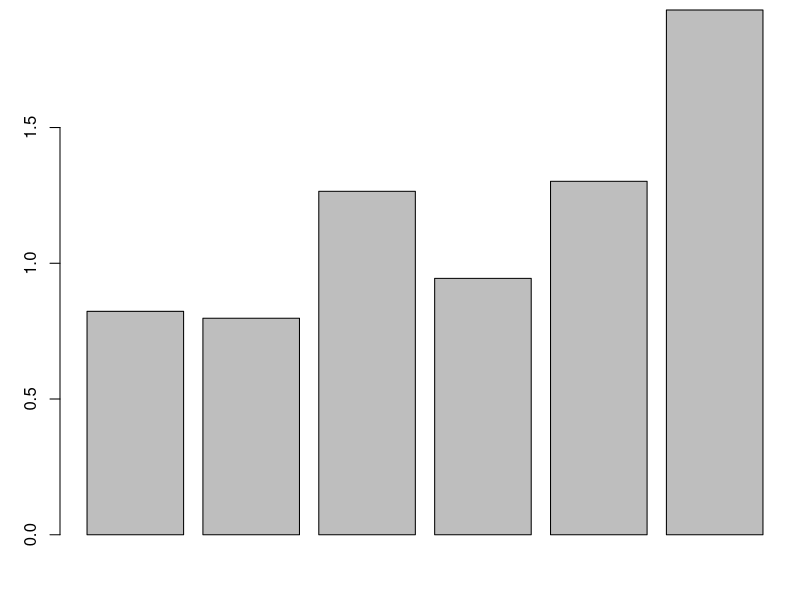
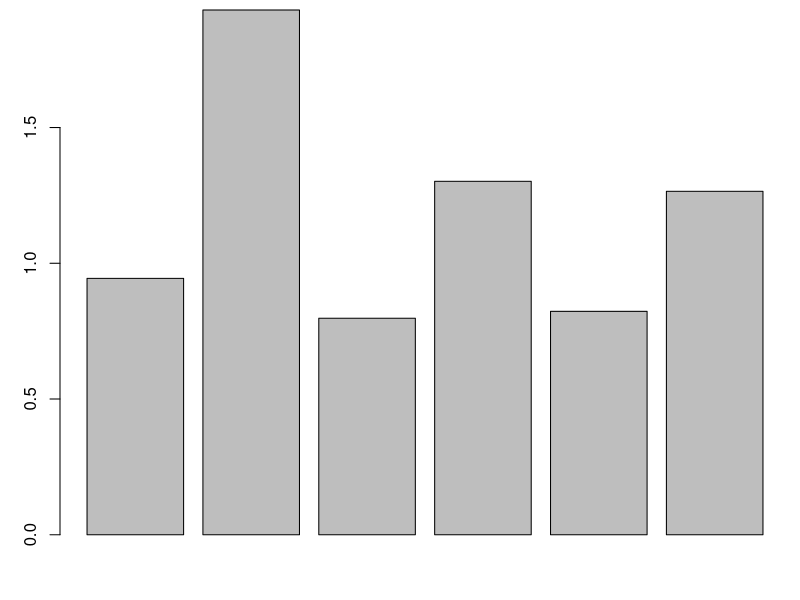
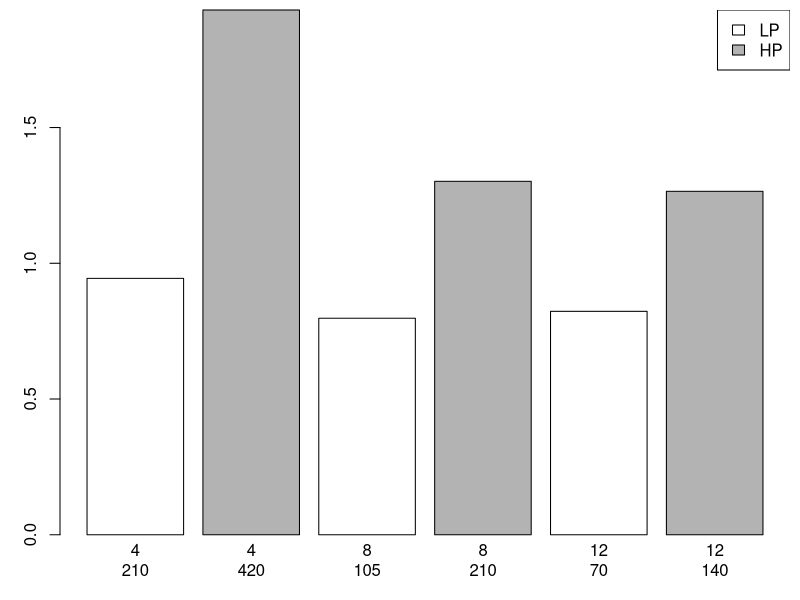
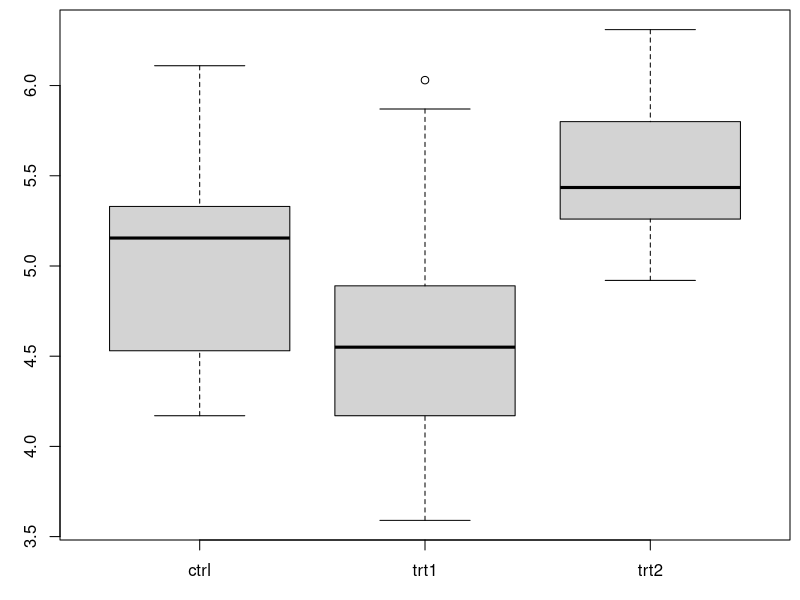
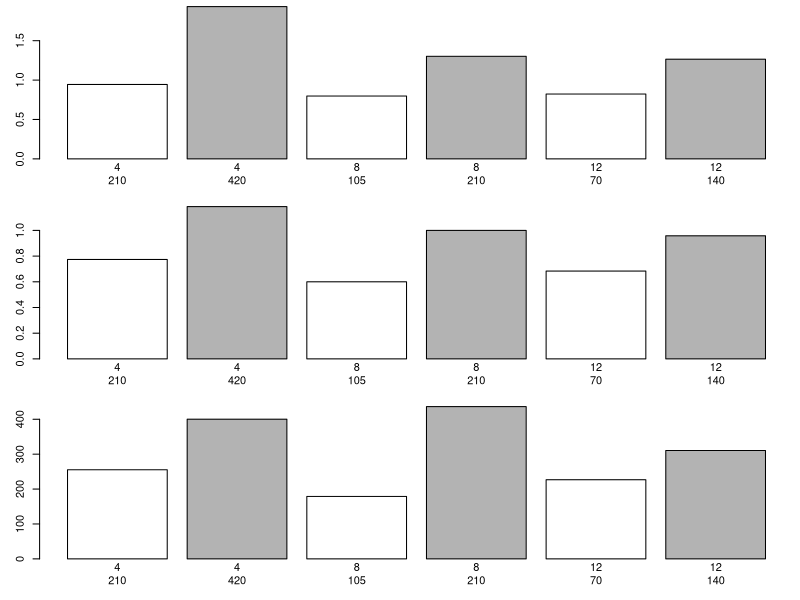

Write the R code that produced these figures, in order.
#############################
## Chapter 9. Manipulating Data
### An introduction to data wrangling 

beans<-read.csv("../Data/BeansData.csv",header=TRUE,comm="#")
dim(beans);summary(beans)

apply(X=beans[,6:8],MARGIN=2,FUN=mean,na.rm=TRUE)

tapply(beans$rt.len,INDEX=list(beans$trt),FUN=mean,na.rm=TRUE)

tapply(beans$rt.len,list(beans$pot.size,beans$P.lev),mean,na.rm=TRUE)

tapply(beans$rt.len,list(paste(beans$pot.size,beans$P.lev)),mean,na.rm=TRUE)

aggregate(x=beans[,6:8],by=list(beans$pot.size,beans$phos),FUN=mean,na.rm=TRUE)

aggregate(x=beans[,6:8],by=beans[c(1,2)],FUN=mean,na.rm=TRUE)
aggregate(beans[,6:8],beans[c(1,2)],sd,na.rm=TRUE)

aggregate(beans[,6:8],beans[c(1,2)],function(x)(sd(x,na.rm=TRUE)/ (length(x)-sum(is.na(x)))^0.5))

par(mar=c(3,3,.5,0.5))
beans.means<-aggregate(beans[,6:8],beans[c(1,2)],mean,na.rm=TRUE)
barplot(beans.means$ShtDM)

par(mar=c(3,3,.5,0.5))
beans.means<-beans.means[order(beans.means$pot.size,beans.means$phos),]
barplot(beans.means$ShtDM)

par(mar=c(3,3,.5,0.5))
barplot(beans.means$ShtDM,col=c("white","grey70"),names.arg=
    paste(beans.means$pot.size,beans.means$phos,sep="\n"),ylab=
    "Shoot biomass (g)")
legend("topright",fill=c("white","grey70","grey50"),legend=c("LP","HP"))

data(PlantGrowth) 
head(PlantGrowth)

par(mar=c(3,3,0.5,0.5))
unstack(PlantGrowth)
pg=unstack(PlantGrowth,weight~group)
boxplot(pg)

summary(stack(pg))
summary(stack(pg,select=c(trt1,trt2)))
summary(stack(pg,select=-ctrl))

levels(PlantGrowth$group)
PlantGrowth$group2<-factor(PlantGrowth$group)
levels(PlantGrowth$group2)<-c("Ctrl","Trt","Trt")
summary(PlantGrowth)
unstack(PlantGrowth,weight~group2)

require(reshape)
data(iris)
iris$id<-row.names(iris)
head(melt(iris,id="id"))
tail(melt(iris,id="id"))
melt.iris<-melt(iris,id=c("id","Species"))
dim(melt.iris)
head(melt.iris)
tail(melt.iris)

cast(melt.iris, Species ~ variable,mean)
cast(melt.iris, Species ~ variable,range)

head(cast(melt.iris, Species + id ~ variable))

head(strsplit(as.character(melt.iris$variable),split=".",fixed=TRUE))

head(do.call(rbind,strsplit(as.character(melt.iris$variable),split=".",fixed=TRUE)))

melt.iris<-cbind(melt.iris,do.call(rbind,strsplit(as.character(melt.iris$variable),split=".",fixed=TRUE)))
names(melt.iris)[5:6]<-c("Part","Dimension")
head(melt.iris)

cast(melt.iris,Species~Dimension|Part,mean)
cast(melt.iris,Species~Dimension+Part,mean)

cast(melt.iris,Species~Dimension,mean)

head(cast(melt.iris,Species+id~Part+Dimension))

authors <- data.frame(
    surname = c("Tukey", "Venables", "Tierney", "Ripley", "McNeil"),
    nationality = c("US", "Australia", "US", "UK", "Australia"),
    deceased = c("yes", rep("no", 4)))
books <- data.frame(
    name = c("Tukey", "Venables", "Tierney", "Ripley", "Ripley", "McNeil", "R Core"),
    title = c("Expl. Data Anal.", "Mod. Appl. Stat ...", "LISP-STAT", "Spatial Stat.", "Stoch. Simu.", "Inter. Data Anal.", "An Intro. to R"),
    other.author = c(NA, "Ripley", NA, NA, NA, NA,"Venables & Smith"))
authors
books

(m1 <- merge(authors, books, by.x = "surname", by.y = "name"))
(m2 <- merge(books, authors, by.x = "name", by.y = "surname"))

merge(authors, books, by.x = "surname", by.y = "name", all = TRUE)

for (i in 1:5) print(i)
x<-c(2,5,7,23,6)
for (i in x) {cat(paste("i^2=",i^2,"\n"))}

# df[,3]=factor(df[,3])
# df[,5]=factor(df[,5])
# df[,6]=factor(df[,6])

# for(i in c(3,5,6)) df[,i]<-factor(df[,i])

par(mfrow=c(3,1),mar=c(3,3,0.5,0.5))
for (p in c(4,5,3)){
  barplot(beans.means[,p],col=c("white","grey70"),
    names.arg=paste(beans.means$pot.size,beans.means$phos,sep="\n"))
 # plot the pth column of beans.means
  }

###### VII. Exercises ######
## 1)## Load the data set "ufc" (the file is ufc.csv). This data shows diameter at breast height (Dbh) and Height for forest trees. Can you use `unstack()` to get the diameter data for white pine (`WP`)? Start by unstacking all the diameter data. Can you also get this data by logical extraction? (_Hint:_ use the function `which()`. If you really only wanted the data for one species logical extraction would probably be better.)

## 2)## For the data set ufc find the mean Dbh and Height for each species. (_Hint:_ aggregate is your friend for more than one response variable.) 

## 3)## Make a barplot showing these mean values for each species. Use beside =TRUE (stacking two different variables wouldn't make sense...). (_Hint:_ this will be easier if you make a new variable for the means from Q2. Look at ?barplot for the data type "height" must have - `as.matrix()` can be used to make something a matrix.) 

## 4)## The barplot in Q3 suggests a fair correlation between Dbh and height. Plot Height~DBH, fit a regression, and plot the line. What is the R^2^?
